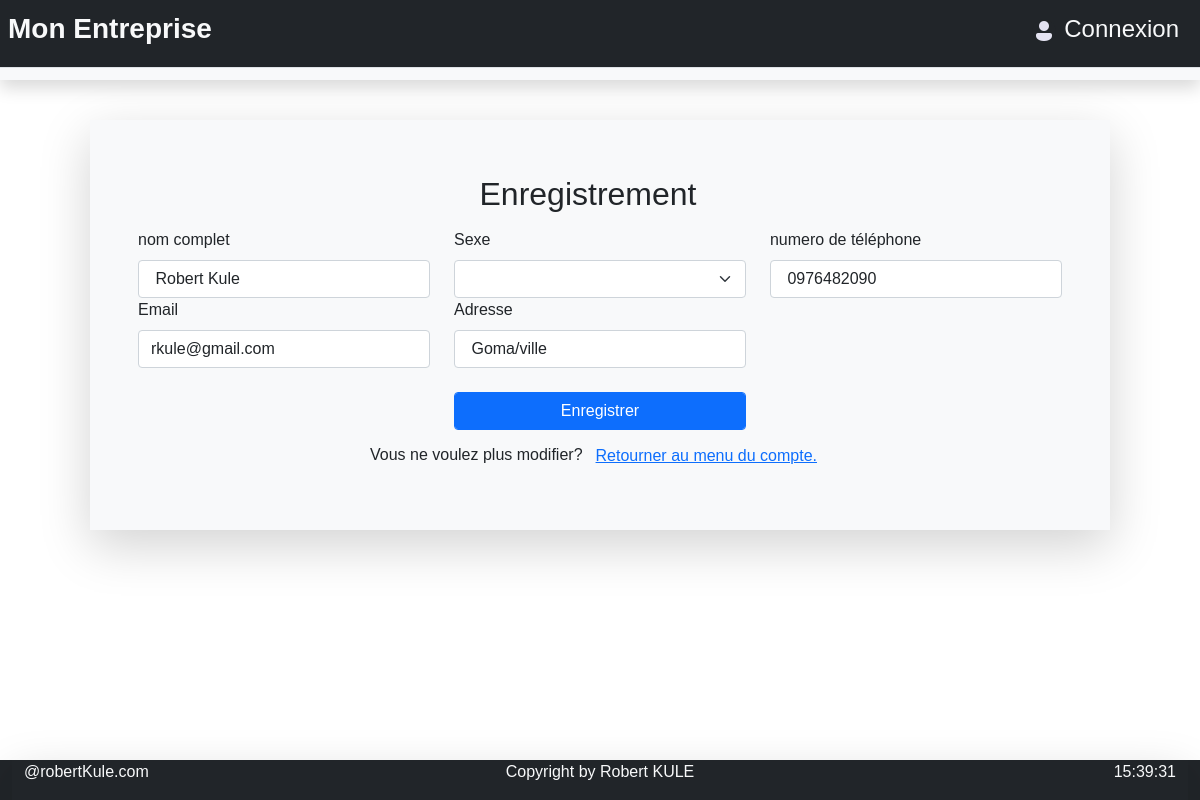
/projetWebIntro/mesPages/editer.php (signed in), run on the app's committed database.
### tables this page shows
CREATE TABLE IF NOT EXISTS `utilisateurs` (
  `id` int NOT NULL AUTO_INCREMENT,
  `nom` varchar(50) DEFAULT NULL,
  `sexe` enum('M','F') DEFAULT NULL,
  `motDePasse` text,
  `adresse` varchar(50) DEFAULT NULL,
  `numeroDeTelephone` varchar(50) DEFAULT NULL,
  `email` varchar(50) DEFAULT NULL,
  `typeDeCompte` tinyint(1) unsigned zerofill DEFAULT NULL,
  PRIMARY KEY (`id`)
);

### projetWebIntro/mesPages/editer.php (the view, shortened to what this page needs)
<?php
try{
        include("connectionDb.php");
        $iduser1=$_SESSION['id'];
        $req=$conn->prepare("SELECT * FROM utilisateurs WHERE id=$iduser1");
        $req->execute();
        $datat=$req->fetchAll(PDO::FETCH_ASSOC);
            foreach ($datat as $row) {
                $nomuser=$row['nom'];
                $sexeuser=$row['sexe'];
                $adresseuser=$row['adresse'];
                $numeroDeTelephoneuser=$row['numeroDeTelephone'];
                $emailuser=$row['email'];
            }
        }catch(PDOException $e){
            echo $e->getMessage();
        }
?>
    <div class="container bg-body">
        <div class="row ">
            <div class="col-md-12 mt-auto">&thinsp;</div>
        </div>
        <div>
            <form action="" method="post" class="mx-5 mt-5 mb-2 p-5 form-horizontal text-dark bg-light shadow-lg">
                <div class="row form-control btn btn-default pasdecourseur">
                    <h2 >Enregistrement </h2>
                </div>
                <?php
                echo "
                <div class=\"row\">
                    <div class=\"form-group col-md-4\">
                        <label for=\"nom\" class=\"form-label\">nom complet </label>
                        <input type=\"text\" required class=\"form-control\" name=\"nom\" id=\"nom\" value=\" $nomuser\">
                    </div>
                    <div class=\"form-group col-md-4\">
                        <label for=\"sexe\" class=\"form-label\">Sexe </label>
                        <select name=\"sexe\" id=\"sexe\" class=\"form-select\" value=\" $sexeuser\">
                            <option value=\"\"></option>
                            <option value=\"M\">Masculin</option>
                            <option value=\"F\">Féminin</option>
                        </select>
                    </div>
                    <div class=\"form-group col-md-4\">
                        <label for=\"numerophone\" class=\"form-label\">numero de téléphone</label>
                        <input type=\"tel\" required class=\"form-control\" name=\"numerophone\" id=\"numerophone\" value=\" $numeroDeTelephoneuser\">
                    </div>
                </div>
                <div class=\"row\">
                    <div class=\"form-group col-md-4\">
                        <label for=\"Email\" class=\"form-label\">Email </label>
                        <input type=\"email\" required class=\"form-control\" name=\"Email\" id=\"Email\" value=\" $emailuser\">
                    </div>
                    <div class=\"form-group col-md-4\">
                        <label for=\"Adresse\" class=\"form-label\">Adresse </label>
                        <input type=\"text\" required class=\"form-control\" name=\"Adresse\" id=\"Adresse\" value=\" $adresseuser\">
                    </div>
                </div>
                <div class=\"row \">
                    <div class=\"btn-group-justified mt-4 col-md-4 mx-auto\">
                        <input type=\"submit\" required class=\"btn btn-primary form-control\" value=\"Enregistrer\" name=\"btenregistrer\">
                    </div>
                </div>
                <div class=\"form-control btn btn-default\">
                    Vous ne voulez plus modifier?<a href=\"client.php\" class=\"btn btn-link \">Retourner au menu du compte.</a>
                </div>
            </form>
        </div>
        ";
        ?>
</body>
</html>

### projetWebIntro/mesStyles/msform.css (style rules this page uses)
.pasdecourseur { cursor: default; }
body { width: 100%; margin: 0px; font-family: Verdana, Geneva, Tahoma, sans-serif; }

### data on the page
utilisateurs: nom "Robert Kule", numerophone "0976482090", Email "rkule@gmail.com", Adresse "Goma/ville"

### other printed values
$user "Connexion"
